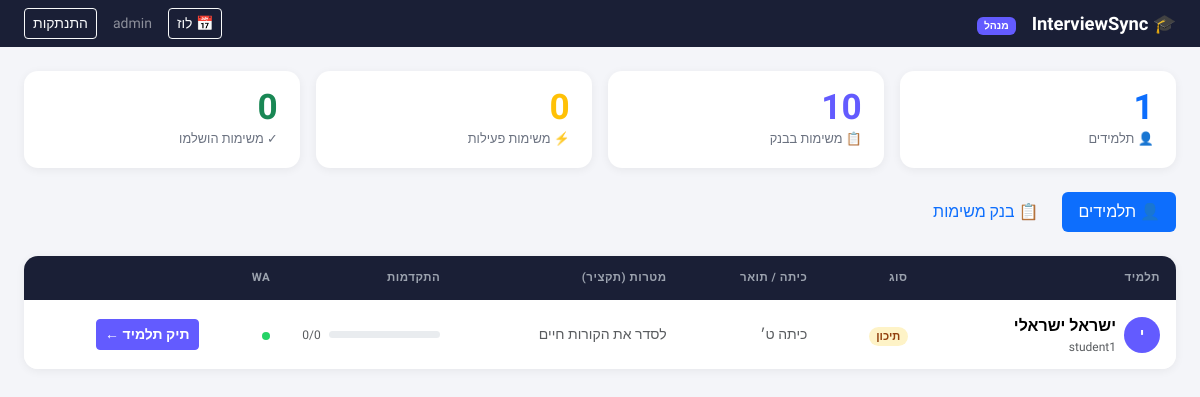
The page /admin (signed in) on the database its author committed.
### app.py (models this page shows)
class User(db.Model):
    __tablename__ = "users"
    id       = db.Column(db.Integer, primary_key=True)
    username = db.Column(db.String(80), unique=True, nullable=False)
    password = db.Column(db.String(256), nullable=False)
    role     = db.Column(db.String(10), nullable=False, default="student")  # "admin" | "student"
    profile  = db.relationship("StudentProfile", backref="user", uselist=False, lazy=True)
    tasks    = db.relationship("AssignedTask", backref="student", lazy=True)
    meetings = db.relationship("Meeting", foreign_keys="Meeting.student_id",
                               backref="student", lazy=True)

class StudentProfile(db.Model):
    __tablename__ = "student_profiles"
    id                          = db.Column(db.Integer, primary_key=True)
    user_id                     = db.Column(db.Integer, db.ForeignKey("users.id"), unique=True, nullable=False)
    full_name                   = db.Column(db.String(120), default="")
    email                       = db.Column(db.String(120), default="")
    phone                       = db.Column(db.String(30), default="")
    education_level             = db.Column(db.String(20), default="")   # "highschool" | "college"
    current_occupation_or_grade = db.Column(db.String(200), default="")
    career_goals                = db.Column(db.Text, default="")
    fears_weaknesses            = db.Column(db.Text, default="")
    ai_coaching_strategy        = db.Column(db.Text, default="")
    resume_content              = db.Column(db.Text, default="")
    process_start_date          = db.Column(db.Date, nullable=True)
    target_end_date             = db.Column(db.Date, nullable=True)
    mentor_notes                = db.Column(db.Text, default="")
    created_at                  = db.Column(db.DateTime, default=datetime.utcnow)

### app.py (the view)
@app.route("/admin")
@login_required
@admin_required
def admin_dashboard():
    students  = User.query.filter_by(role="student").order_by(User.username).all()
    taskbank  = TaskBank.query.order_by(TaskBank.category, TaskBank.title).all()
    progress = {}
    for s in students:
        total = AssignedTask.query.filter_by(user_id=s.id).count()
        done  = AssignedTask.query.filter_by(user_id=s.id, status="completed").count()
        progress[s.id] = {"total": total, "done": done,
                          "pct": round(done / total * 100) if total else 0}
    categories = sorted({t.category for t in taskbank})
    upcoming_count = (Meeting.query
                      .filter(Meeting.scheduled_at >= datetime.utcnow())
                      .filter(Meeting.status != "cancelled").count())
    return render_template("admin.html",
        user=current_user(),
        students=students,
        taskbank=taskbank,
        progress=progress,
        categories=categories,
        upcoming_count=upcoming_count,
    )

### app.py (called while the page is built)
@app.context_processor
def inject_globals():
    return {"now_date": date.today(), "now_datetime": datetime.utcnow()}

def current_user():
    uid = session.get("user_id")
    return db.session.get(User, uid) if uid else None

def login_required(fn):
    @wraps(fn)
    def wrapper(*args, **kwargs):
        if not current_user():
            return redirect(url_for("login"))
        return fn(*args, **kwargs)
    return wrapper

def admin_required(fn):
    @wraps(fn)
    def wrapper(*args, **kwargs):
        u = current_user()
        if not u or u.role != "admin":
            flash("נדרשת הרשאת מנהל.", "danger")
            return redirect(url_for("index"))
        return fn(*args, **kwargs)
    return wrapper

### templates/admin.html (shortened to what this page needs)
<!DOCTYPE html>
<html lang="he" dir="rtl">
<head>
  <link rel="stylesheet" href="https://cdn.jsdelivr.net/npm/bootstrap@5.3.3/dist/css/bootstrap.rtl.min.css">
</head>
<body>
  <nav class="navbar navbar-expand-lg navbar-admin px-4 py-2">
    <span class="navbar-brand-text">&#127891; InterviewSync</span>
    <div class="ms-3">
      <span class="badge" style="background:#635bff; font-size:.65rem;">מנהל</span>
    </div>
    <div class="ms-auto d-flex align-items-center gap-3">
      <a href="{{ url_for('admin_schedule') }}" class="btn btn-outline-light btn-sm position-relative">
        &#128197; לוז
      </a>
      <span class="text-white-50 small">{{ user.username }}</span>
      <a href="{{ url_for('logout') }}" class="btn btn-outline-light btn-sm">התנתקות</a>
    </div>
  </nav>
  <div class="container-fluid py-4 px-4">
    <div class="row g-3 mb-4">
      <div class="col-6 col-sm-3">
        <div class="stat-card">
          <div class="stat-num text-primary">{{ students|length }}</div>
          <div class="stat-lbl">&#128100; תלמידים</div>
        </div>
      </div>
      <div class="col-6 col-sm-3">
        <div class="stat-card">
          <div class="stat-num" style="color:#635bff;">{{ taskbank|length }}</div>
          <div class="stat-lbl">&#128203; משימות בבנק</div>
        </div>
      </div>
      <div class="col-6 col-sm-3">
        <div class="stat-card">
          {% set act = namespace(n=0) %}
          {% for s in students %}{% set act.n = act.n + (progress[s.id].total - progress[s.id].done) %}{% endfor %}
          <div class="stat-num text-warning">{{ act.n }}</div>
          <div class="stat-lbl">&#9889; משימות פעילות</div>
        </div>
      </div>
      <div class="col-6 col-sm-3">
        <div class="stat-card">
          {% set done = namespace(n=0) %}
          {% for s in students %}{% set done.n = done.n + progress[s.id].done %}{% endfor %}
          <div class="stat-num text-success">{{ done.n }}</div>
          <div class="stat-lbl">&#10003; משימות הושלמו</div>
        </div>
      </div>
    </div>
    <ul class="nav nav-pills mb-4 gap-2" id="adminTabs" role="tablist">
      <li class="nav-item">
        <button class="nav-link active" data-bs-toggle="pill" data-bs-target="#tab-students" type="button">
          &#128100; תלמידים
        </button>
      </li>
      <li class="nav-item">
        <button class="nav-link" data-bs-toggle="pill" data-bs-target="#tab-taskbank" type="button" id="taskbank-tab-btn">
          &#128203; בנק משימות
        </button>
      </li>
    </ul>
    <div class="tab-content">
      <div class="tab-pane fade show active" id="tab-students">
        {% if not students %}
          <div class="alert alert-info">אין תלמידים רשומים עדיין.</div>
        {% else %}
          <div class="students-table">
            <table class="table table-hover mb-0">
              <thead>
                <tr>
                  <th>תלמיד</th>
                  <th>סוג</th>
                  <th>כיתה / תואר</th>
                  <th>מטרות (תקציר)</th>
                  <th>התקדמות</th>
                  <th>WA</th>
                  <th></th>
                </tr>
              </thead>
              <tbody>
                {% set avatar_colors = ['#635bff','#f72585','#4cc9f0','#2d6a4f','#e76f51','#7209b7'] %}
                {% for s in students %}
                  {% set p = s.profile %}
                  {% set prog = progress[s.id] %}
                  {% set acolor = avatar_colors[loop.index0 % 6] %}
                  <tr>
                    <td>
                      <div class="d-flex align-items-center gap-2">
                        <div class="avatar" style="background:{{ acolor }};">
                          {{ (p.full_name if p and p.full_name else s.username)[0].upper() }}
                        </div>
                        <div>
                          <div class="fw-semibold">{{ p.full_name if p and p.full_name else s.username }}</div>
                          <div class="text-muted" style="font-size:.75rem;">{{ s.username }}</div>
                        </div>
                      </div>
                    </td>
                    <td>
                      {% if p and p.education_level == 'highschool' %}
                        <span class="badge edu-badge-hs rounded-pill">תיכון</span>
                      {% elif p and p.education_level == 'college' %}
                        <span class="badge edu-badge-col rounded-pill">מכללה</span>
                      {% else %}
                        <span class="text-muted small">לא מולא</span>
                      {% endif %}
                    </td>
                    <td class="text-muted small">
                      {{ (p.current_occupation_or_grade[:30] + '…') if p and p.current_occupation_or_grade and p.current_occupation_or_grade|length > 30 else (p.current_occupation_or_grade if p and p.current_occupation_or_grade else '—') }}
                    </td>
                    <td class="text-muted small" style="max-width:180px;">
                      {{ (p.career_goals[:60] + '…') if p and p.career_goals and p.career_goals|length > 60 else (p.career_goals if p and p.career_goals else '—') }}
                    </td>
                    <td style="min-width:120px;">
                      <div class="d-flex align-items-center gap-2">
                        <div class="progress flex-grow-1">
                        </div>
                        <span class="text-muted" style="font-size:.75rem; white-space:nowrap;">{{ prog.done }}/{{ prog.total }}</span>
                      </div>
                    </td>
                    <td>
                      <span class="wa-dot {{ 'wa-dot-on' if p and p.phone else 'wa-dot-off' }}"
                            title="{{ p.phone if p and p.phone else 'אין מספר' }}"></span>
                    </td>
                    <td>
                      <a href="{{ url_for('student_file', student_id=s.id) }}"
                         class="btn btn-sm btn-primary-crm text-white fw-semibold">
                        תיק תלמיד &#8592;
                      </a>
                    </td>
                  </tr>
                {% endfor %}
              </tbody>
            </table>
          </div>
        {% endif %}
      </div>
    </div>
  </div>
</body>
</html>

### templates/admin.html (style rules this page uses)
body { font-family: 'Heebo', sans-serif; background: #f4f5f9; }
.navbar-admin { background: #1a1f36; }
.navbar-brand-text { font-weight: 800; color: #fff; font-size: 1.15rem; }
.stat-card { background:#fff; border-radius:14px; box-shadow:0 2px 10px rgba(0,0,0,.06); padding:1.2rem 1.4rem; }
.stat-num { font-size:2.2rem; font-weight:800; line-height:1; }
.stat-lbl { font-size:.8rem; color:#6b7280; margin-top:4px; }
.students-table { background:#fff; border-radius:14px; box-shadow:0 2px 10px rgba(0,0,0,.06); overflow:hidden; }
.students-table table { margin-bottom:0; }
.students-table thead th { background: #1a1f36; color: #9ca3af; font-size:.72rem; font-weight:700; text-transform:uppercase; letter-spacing:.5px; border:none; padding:.85rem 1rem; }
.students-table tbody td { padding:.85rem 1rem; border-bottom:1px solid #f0f1f5; vertical-align:middle; }
.students-table tbody tr:last-child td { border-bottom:none; }
.avatar { width:36px; height:36px; border-radius:50%; display:inline-flex; align-items:center; justify-content:center; font-weight:700; font-size:.95rem; color:#fff; flex-shrink:0; }
.edu-badge-hs { background:#fef3c7; color:#92400e; font-size:.7rem; }
.wa-dot { width:8px; height:8px; border-radius:50%; display:inline-block; }
.wa-dot-on { background:#25d366; }
.btn-primary-crm { background:#635bff; border-color:#635bff; }
.progress { height:7px; }

### rows shown on the page
User: username "admin"
User: username "student1", done "0", total "0"
StudentProfile: full_name "י", full_name "ישראל ישראלי", current_occupation_or_grade "כיתה ט׳", career_goals "לסדר את הקורות חיים"

### other values the page prints
{{ students|length }} "1"
{{ taskbank|length }} "10"
{{ act.n }} "0"
{{ done.n }} "0"
